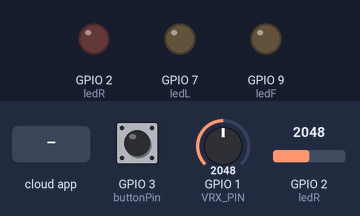
A sketch run on a simulated ESP32-S3. On the bench: output pins drawn as LEDs (lit = HIGH). The test bench sets the inputs (shaded band); at power-on: GPIO 1 (VRX_PIN) = 2048, GPIO 2 (ledR) = 2048, GPIO 3 (buttonPin) HIGH. WiFi joins after 1.5 s; servers stay silent unless stated; the Firebase database answers and starts empty; what the sketch prints to the serial monitor is not drawn.

Above: at 2.7 s.
2.8 s: the phone or cloud app sets l to 1
At 3.9 s:
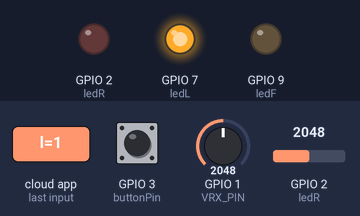
4.6 s: the phone or cloud app sets r to 1
At 7.2 s:
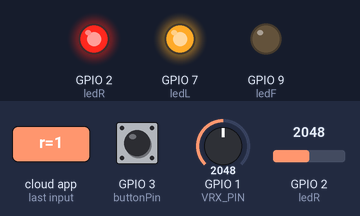
7.7 s: the phone or cloud app sets f to 1
At 8.3 s:
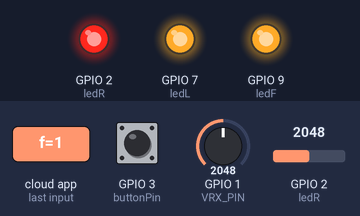
9.3 s: the phone or cloud app sets l to 0
At 11.7 s:
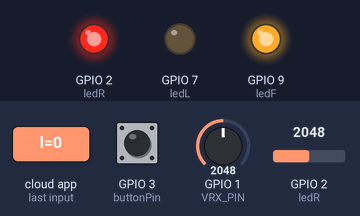
12.4 s: the phone or cloud app sets r to 0
At 15.0 s:
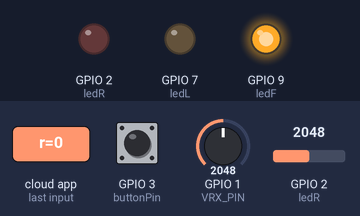
Timing chart, 0 to 16.5 s (numbered marks = the images above; inputs shaded):
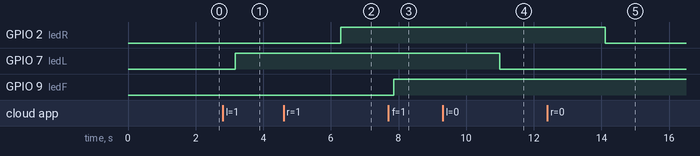

The sketch:

ESP32ProjectPDS.ino
```cpp
#include <Arduino.h>
#include <WiFi.h>
#include <FirebaseESP32.h>
/* 1. Define the WiFi credentials */
#define WIFI_SSID "your wifi here"
#define WIFI_PASSWORD "wifi password"
/* 2. Define the API Key */
#define API_KEY "web api key here"
#define DATABASE_URL "realtime database URL"
//Provide the token generation process info.
#include "addons/TokenHelper.h"
//Provide the RTDB payload printing info and other helper functions.
#include "addons/RTDBHelper.h"
// Define Firebase Data object
/* 4. Define the user Email and password that alreadey registerd or added in your project */
#define USER_EMAIL "yirong_chen@mymail.sutd.edu.sg"
#define USER_PASSWORD "passhair1"
FirebaseData fbdo;
FirebaseAuth auth;
FirebaseConfig config;

TaskHandle_t firebaseTask; //test
// Define button and LED pins
#define buttonPin 3
#define ledR 2
#define ledF 9
#define ledL 7
bool ledOn = false;
bool buttonPressed = false;  // Keeps track of current button state
#define VRX_PIN  A0 // Arduino pin connected to VRX pin
#define VRY_PIN  A1 // Arduino pin connected to VRY pin
unsigned long sendDataPrevMillis = 0;
unsigned long sendDataPrevMillis2 = 0;
int xValue = 0; // To store value of the X axis
int yValue = 0; // To store value of the Y axis
int lgetValue = 0;
int rgetValue = 0;
int fgetValue = 0;
int count = 0;
bool leftBumped = false;
bool rightBumped = false;
bool frontBumped = false;
bool currentButtonState = false;
int readcount = 0;

void setup()
{
  buttonPressed = false;
  Serial.begin(115200);

  pinMode(buttonPin, INPUT_PULLUP);
  pinMode(ledR, OUTPUT);
  pinMode(ledF, OUTPUT);
  pinMode(ledL, OUTPUT);

  WiFi.begin(WIFI_SSID, WIFI_PASSWORD);
  Serial.print("Connecting to Wi-Fi");
  while (WiFi.status() != WL_CONNECTED)
  {
    Serial.print(".");
    delay(300);
  }
  Serial.println();
  Serial.print("Connected with IP: ");
  Serial.println(WiFi.localIP());
  Serial.println();

  Serial.printf("Firebase Client v%s\n\n", FIREBASE_CLIENT_VERSION);
  /* Assign the api key (required) */
  config.api_key = API_KEY;
  /* Assign the user sign in credentials */
  auth.user.email = USER_EMAIL;
  auth.user.password = USER_PASSWORD;
  /* Assign the RTDB URL (required) */
  config.database_url = DATABASE_URL;
  /* Assign the callback function for the long running token generation task */
  config.token_status_callback = tokenStatusCallback; // see addons/TokenHelper.h
  // Comment or pass false value when WiFi reconnection will control by your code or third party library e.g. WiFiManager
  Firebase.reconnectNetwork(true);
  // Since v4.4.x, BearSSL engine was used, the SSL buffer need to be set.
  // Large data transmission may require larger RX buffer, otherwise connection issue or data read time out can be occurred.
  fbdo.setBSSLBufferSize(4096 /* Rx buffer size in bytes from 512 - 16384 */, 1024 /* Tx buffer size in bytes from 512 - 16384 */);
  Firebase.begin(&config, &auth);
  Firebase.setDoubleDigits(5);
}

void loop() {
  if (Firebase.ready() && (millis() - sendDataPrevMillis > 100 || sendDataPrevMillis == 0)) {
    sendDataPrevMillis = millis();
    currentButtonState = digitalRead(buttonPin);
    xValue = analogRead(VRX_PIN);
    yValue = analogRead(VRY_PIN);
    // Detect button press (transition from high to low)
    if (currentButtonState == LOW && !buttonPressed) {
      buttonPressed = true;
      Firebase.set(fbdo, "Analog/l", 0);
      Firebase.set(fbdo, "Analog/r", 0);
      Firebase.set(fbdo, "Analog/f", 0);
      Serial.println("Button pressed! Off everything.");
    }
    // Detect button release (transition from low to high)
    if (currentButtonState == HIGH && buttonPressed) {
      buttonPressed = false;
    }
    //READING from RTDB constantly every 1 sec
    if (count == 12){
      if (Firebase.getInt(fbdo, "/Analog/l")) {
        lgetValue = fbdo.intData();
      }
      if (Firebase.getInt(fbdo, "/Analog/r")) {
        rgetValue = fbdo.intData();
      }
      if (Firebase.getInt(fbdo, "/Analog/f")) {
        fgetValue = fbdo.intData();
      }
      count = 0; //reset counter for every 12 * 100ms
      Serial.println("===READING!===");
      readcount = readcount + 1; //keeping track of how many times the database has been read
      Serial.print(readcount);
    }
    // Toggle LED state
    if(leftBumped || rightBumped || frontBumped){
      if ( (xValue > 1000) && (xValue < 3600) ){
        if (leftBumped){
          if (lgetValue == 1){
            Firebase.set(fbdo, "Analog/l", 0);
          }
          else{
            Firebase.set(fbdo, "Analog/l", 1);
          }
          Serial.println("Joystick bumped to the left!.");
        }
        if (rightBumped){
          if (rgetValue == 1){
            Firebase.set(fbdo, "Analog/r", 0);
          }
          else{
            Firebase.set(fbdo, "Analog/r", 1);
          }
          Serial.println("Joystick bumped to the right!.");
        }
      }
      if ( (yValue > 1000) && (yValue < 3600) ){
        if (frontBumped){
          if (fgetValue == 1){
            Firebase.set(fbdo, "Analog/f", 0);
          }
          else{
            Firebase.set(fbdo, "Analog/f", 1);
          }
          Serial.println("Joystick bumped to the front!.");
        }
      }
    }
    //Act based on retrieved RTDB values
    digitalWrite(ledL, lgetValue == 1 ? HIGH : LOW);
    digitalWrite(ledR, rgetValue == 1 ? HIGH : LOW);
    digitalWrite(ledF, fgetValue == 1 ? HIGH : LOW);
    //reading analog values of joystick
    leftBumped = (xValue < 2000) ? true : false;
    rightBumped = (xValue > 3600) ? true : false;
    frontBumped = (yValue < 2000) ? true : false;
    Serial.print(".");
    count = count + 1;
  }
}
```

Measured:
- after the input at 2.8 s, GPIO 7 (ledL): LOW → HIGH after 0.37 s
- after the input at 4.6 s, GPIO 2 (ledR): LOW → HIGH after 1.7 s
- after the input at 7.7 s, GPIO 9 (ledF): LOW → HIGH after 0.16 s
- after the input at 9.3 s, GPIO 7 (ledL): HIGH → LOW after 1.7 s
- after the input at 12.4 s, GPIO 2 (ledR): HIGH → LOW after 1.7 s
